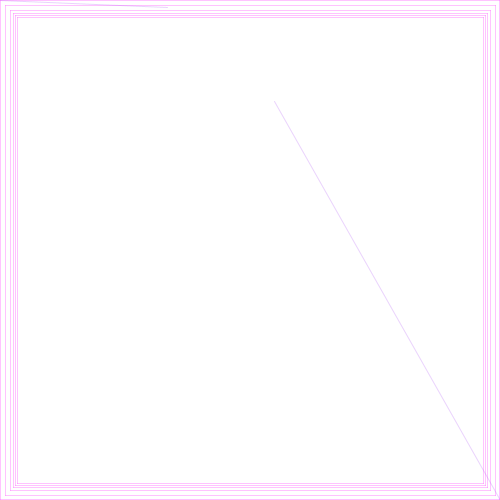
Frame 1 (no input)
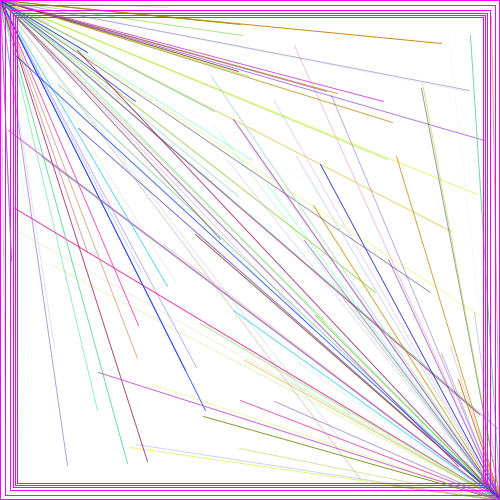
Frame 60 (the mouse pressed at the canvas centre just before this capture)
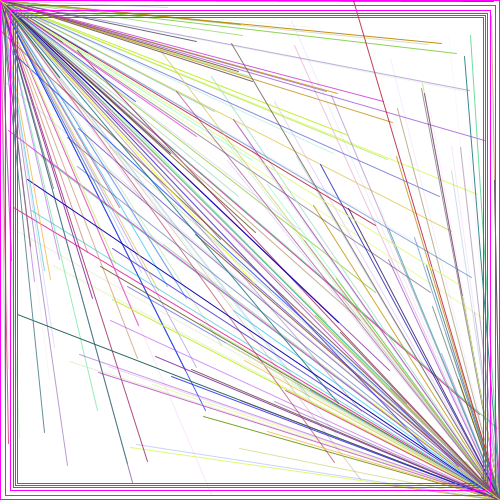
Frame 120 (the mouse held since frame 60 and released just before this capture)

The Processing sketch that drew these frames (run headless with seeded random() and noise(); from frame 60 on, the mouse is pressed at the canvas centre):

// Processing sketch: processing_159146
// ── processing_159146.pde

//import processing.pdf.*;
float r;
float g;
float b;
float a;

float diam;
float x;
float y;
float x1;
float x2;
float x3;
float y1;
float y2;
float y3;

void setup(){
  size(500,500);
  background(255);
  //beginRecord(PDF,"everything.pdf");
  smooth();
}
void draw(){
  //each time through draw(), new random numbers are picked for a new ellipse.
  r= random(255);
  g= random(255);
  b= random(255);
  a=random(255);
  diam= random(20);
  x=random(width);
  y= random(height);
  x1= random(width);
  x2= random(width);
  x3= random(width);
  y1= random(height);
  y2= random(height);
  y3= random(height);
      
      //use values to draw an ellipse
    
  stroke(255,0,255,a);
  line(0,500,0,0);
  line(0,0,500,0);
  line(499,0,499,499);
  line(499,499,0,499);
  
  line(5,495,5,5);
  line(5,5,495,5);
  line(495,5,495,495);
  line(495,495,5,495);
  
  line(10,490,10,10);
  line(10,10,490,10);
  line(490,10,490,490);
  line(490,490,10,490);
  
  line(13,487,13,13);
  line(13,13,487,13);
  line(487,13,487,487);
  line(487,487,13,487);
  
  line(15,485,15,15);
  line(15,15,485,15);
  line(485,15,485,485);
  line(485,485,15,485);
  
  line(17,483,17,17);
  line(17,17,483,17);
  line(483,17,483,483);
  line(483,483,17,483);
  
  
  
  //line(250,1,1,250);
  //line(1,250,250,500);
  //line(250,500,500,250);
  //line(500,250,250,1);
  
  stroke(r,g,b,a);
  line(0,0,x2,y2);
  line(x1,y1,500,500);
  
  
   
  //noStroke();
  //fill(r,g,b,a);
  //ellipse(x,y,diam,diam);
  //triangle(x1,y1,x2,y2,x3,y3);
}

//void mouseClicked(){
  //endRecord();
  //noLoop();
  
